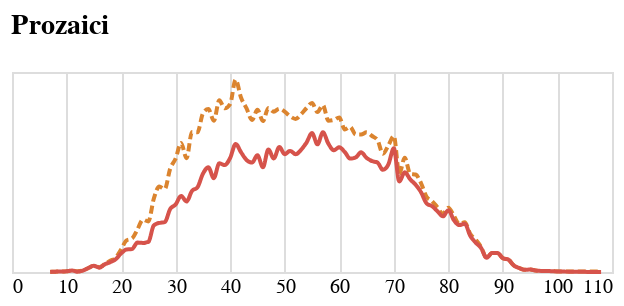

Notebook cell for this chart:
### Code cell
tvar2 = alt.Chart(do_grafu_prozaici.to_pandas(), width=300, height=100, title="Prozaici").mark_line(interpolate="monotone").encode(
    alt.X('vek:Q').axis(domain=False, tickSize=0, title=None),
    alt.Y('len:Q').stack('zero').axis(None),
    alt.Color('obdobi:N', sort=['2000-2020','1800-1838'], scale=alt.Scale(range=['#D6534B', '#DB842F']), legend=None),
    alt.StrokeDash('obdobi:N', sort=['2000-2020','1800-1838'], legend=None)
)

tvar2

### Figure 1 — Vega-Lite specification as saved in the notebook (floating-point values rounded to 4 significant figures; data arrays with more than 128 entries replaced by an {"elided": "..."} marker saying what was removed)
{"config": {"title": {"font": "Noticia Text", "fontSize": 14, "anchor": "start", "fontWeight": "bolder", "subtitleFont": "Noticia Text", "subtitleLineHeight": 18, "subtitleFontSize": 12, "subtitleFontWeight": "normal", "subtitlePadding": 10, "dy": -12}, "axis": {"labelFont": "Asap", "titleFont": "Asap", "fontWeight": "lighter", "titleFontWeight": "lighter", "labelFontSize": 10, "titleFontSize": 10, "labelPadding": 2, "titlePadding": 10}, "legend": {"labelFont": "Asap", "labelFontWeight": "normal", "titleFont": "Asap", "titleFontWeight": "normal", "labelFontSize": 10, "titleFontSize": 10}}, "data": {"name": "data-de1e44583ad84a5497755d1de9b13b70"}, "mark": {"type": "line", "interpolate": "monotone"}, "encoding": {"color": {"field": "obdobi", "legend": null, "scale": {"range": ["#D6534B", "#DB842F"]}, "sort": ["2000-2020", "1800-1838"], "type": "nominal"}, "strokeDash": {"field": "obdobi", "legend": null, "sort": ["2000-2020", "1800-1838"], "type": "nominal"}, "x": {"axis": {"domain": false, "tickSize": 0, "title": null}, "field": "vek", "type": "quantitative"}, "y": {"axis": null, "field": "len", "stack": "zero", "type": "quantitative"}}, "height": 100, "title": "Prozaici", "width": 300, "$schema": "https://vega.github.io/schema/vega-lite/v5.8.0.json", "datasets": {"data-de1e44583ad84a5497755d1de9b13b70": {"elided": "165 records"}}}
